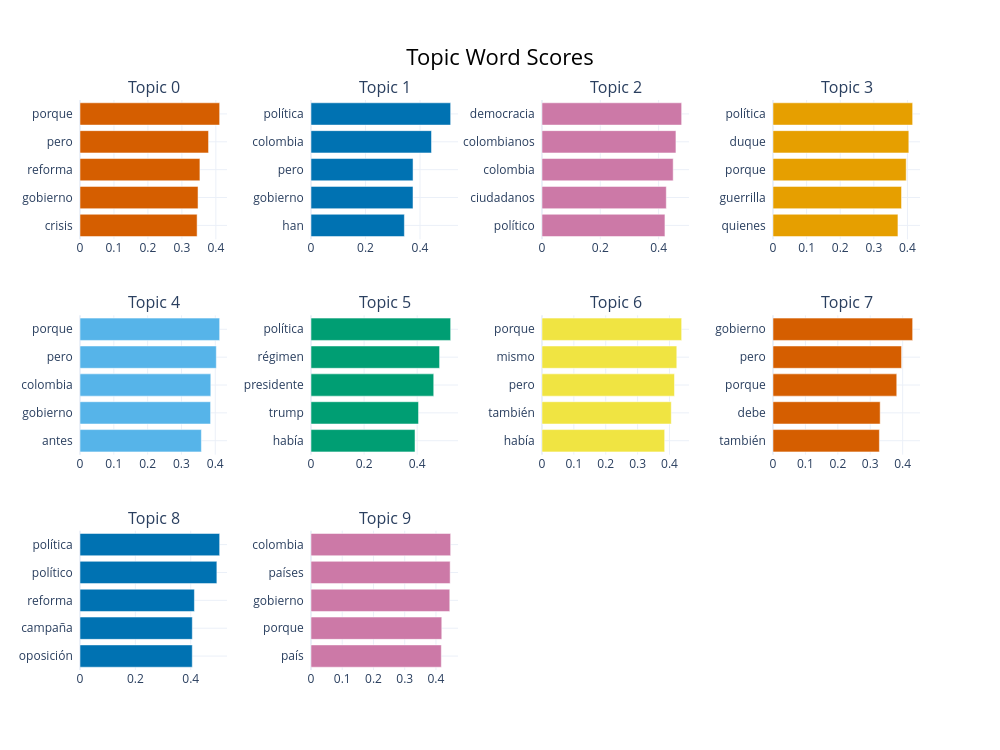

Here is the notebook cell this chart was saved with:
### Code cell
fig = topic_model.visualize_barchart(top_n_topics=10)
fig.show()

### Figure 1 — Plotly figure (JSON) as saved in the notebook; plotly's stock layout.template omitted (floating-point values rounded to 4 significant figures)
{"data": [{"marker": {"color": "#D55E00"}, "orientation": "h", "type": "bar", "x": [0.3448, 0.3475, 0.353, 0.3785, 0.4112], "xaxis": "x", "y": ["crisis  ", "gobierno  ", "reforma  ", "pero  ", "porque  "], "yaxis": "y"}, {"marker": {"color": "#0072B2"}, "orientation": "h", "type": "bar", "x": [0.3427, 0.3743, 0.3745, 0.4422, 0.5125], "xaxis": "x2", "y": ["han  ", "gobierno  ", "pero  ", "colombia  ", "política  "], "yaxis": "y2"}, {"marker": {"color": "#CC79A7"}, "orientation": "h", "type": "bar", "x": [0.4217, 0.4263, 0.4499, 0.4594, 0.479], "xaxis": "x3", "y": ["político  ", "ciudadanos  ", "colombia  ", "colombianos  ", "democracia  "], "yaxis": "y3"}, {"marker": {"color": "#E69F00"}, "orientation": "h", "type": "bar", "x": [0.3717, 0.3824, 0.3962, 0.4041, 0.4155], "xaxis": "x4", "y": ["quienes  ", "guerrilla  ", "porque  ", "duque  ", "política  "], "yaxis": "y4"}, {"marker": {"color": "#56B4E9"}, "orientation": "h", "type": "bar", "x": [0.359, 0.3862, 0.3868, 0.4031, 0.413], "xaxis": "x5", "y": ["antes  ", "gobierno  ", "colombia  ", "pero  ", "porque  "], "yaxis": "y5"}, {"marker": {"color": "#009E73"}, "orientation": "h", "type": "bar", "x": [0.3918, 0.4051, 0.4624, 0.4844, 0.5261], "xaxis": "x6", "y": ["había  ", "trump  ", "presidente  ", "régimen  ", "política  "], "yaxis": "y6"}, {"marker": {"color": "#F0E442"}, "orientation": "h", "type": "bar", "x": [0.3849, 0.4056, 0.4157, 0.423, 0.4382], "xaxis": "x7", "y": ["había  ", "también  ", "pero  ", "mismo  ", "porque  "], "yaxis": "y7"}, {"marker": {"color": "#D55E00"}, "orientation": "h", "type": "bar", "x": [0.3282, 0.3306, 0.3818, 0.3966, 0.4308], "xaxis": "x8", "y": ["también  ", "debe  ", "porque  ", "pero  ", "gobierno  "], "yaxis": "y8"}, {"marker": {"color": "#0072B2"}, "orientation": "h", "type": "bar", "x": [0.4056, 0.4056, 0.4133, 0.4944, 0.5044], "xaxis": "x9", "y": ["oposición  ", "campaña  ", "reforma  ", "político  ", "política  "], "yaxis": "y9"}, {"marker": {"color": "#CC79A7"}, "orientation": "h", "type": "bar", "x": [0.4172, 0.4186, 0.4442, 0.4454, 0.447], "xaxis": "x10", "y": ["país  ", "porque  ", "gobierno  ", "países  ", "colombia  "], "yaxis": "y10"}], "layout": {"annotations": [{"font": {"size": 16}, "showarrow": false, "text": "Topic 0", "x": 0.0875, "xanchor": "center", "xref": "paper", "y": 1, "yanchor": "bottom", "yref": "paper"}, {"font": {"size": 16}, "showarrow": false, "text": "Topic 1", "x": 0.3625, "xanchor": "center", "xref": "paper", "y": 1, "yanchor": "bottom", "yref": "paper"}, {"font": {"size": 16}, "showarrow": false, "text": "Topic 2", "x": 0.6375, "xanchor": "center", "xref": "paper", "y": 1, "yanchor": "bottom", "yref": "paper"}, {"font": {"size": 16}, "showarrow": false, "text": "Topic 3", "x": 0.9125, "xanchor": "center", "xref": "paper", "y": 1, "yanchor": "bottom", "yref": "paper"}, {"font": {"size": 16}, "showarrow": false, "text": "Topic 4", "x": 0.0875, "xanchor": "center", "xref": "paper", "y": 0.6222, "yanchor": "bottom", "yref": "paper"}, {"font": {"size": 16}, "showarrow": false, "text": "Topic 5", "x": 0.3625, "xanchor": "center", "xref": "paper", "y": 0.6222, "yanchor": "bottom", "yref": "paper"}, {"font": {"size": 16}, "showarrow": false, "text": "Topic 6", "x": 0.6375, "xanchor": "center", "xref": "paper", "y": 0.6222, "yanchor": "bottom", "yref": "paper"}, {"font": {"size": 16}, "showarrow": false, "text": "Topic 7", "x": 0.9125, "xanchor": "center", "xref": "paper", "y": 0.6222, "yanchor": "bottom", "yref": "paper"}, {"font": {"size": 16}, "showarrow": false, "text": "Topic 8", "x": 0.0875, "xanchor": "center", "xref": "paper", "y": 0.2444, "yanchor": "bottom", "yref": "paper"}, {"font": {"size": 16}, "showarrow": false, "text": "Topic 9", "x": 0.3625, "xanchor": "center", "xref": "paper", "y": 0.2444, "yanchor": "bottom", "yref": "paper"}], "height": 750, "hoverlabel": {"bgcolor": "white", "font": {"family": "Rockwell", "size": 16}}, "showlegend": false, "title": {"font": {"color": "Black", "size": 22}, "text": "Topic Word Scores", "x": 0.5, "xanchor": "center", "yanchor": "top"}, "width": 1000, "xaxis": {"anchor": "y", "domain": [0, 0.175], "showgrid": true}, "xaxis10": {"anchor": "y10", "domain": [0.275, 0.45], "showgrid": true}, "xaxis11": {"anchor": "y11", "domain": [0.55, 0.725], "showgrid": true}, "xaxis12": {"anchor": "y12", "domain": [0.825, 1], "showgrid": true}, "xaxis2": {"anchor": "y2", "domain": [0.275, 0.45], "showgrid": true}, "xaxis3": {"anchor": "y3", "domain": [0.55, 0.725], "showgrid": true}, "xaxis4": {"anchor": "y4", "domain": [0.825, 1], "showgrid": true}, "xaxis5": {"anchor": "y5", "domain": [0, 0.175], "showgrid": true}, "xaxis6": {"anchor": "y6", "domain": [0.275, 0.45], "showgrid": true}, "xaxis7": {"anchor": "y7", "domain": [0.55, 0.725], "showgrid": true}, "xaxis8": {"anchor": "y8", "domain": [0.825, 1], "showgrid": true}, "xaxis9": {"anchor": "y9", "domain": [0, 0.175], "showgrid": true}, "yaxis": {"anchor": "x", "domain": [0.7556, 1], "showgrid": true}, "yaxis10": {"anchor": "x10", "domain": [0, 0.2444], "showgrid": true}, "yaxis11": {"anchor": "x11", "domain": [0, 0.2444], "showgrid": true}, "yaxis12": {"anchor": "x12", "domain": [0, 0.2444], "showgrid": true}, "yaxis2": {"anchor": "x2", "domain": [0.7556, 1], "showgrid": true}, "yaxis3": {"anchor": "x3", "domain": [0.7556, 1], "showgrid": true}, "yaxis4": {"anchor": "x4", "domain": [0.7556, 1], "showgrid": true}, "yaxis5": {"anchor": "x5", "domain": [0.3778, 0.6222], "showgrid": true}, "yaxis6": {"anchor": "x6", "domain": [0.3778, 0.6222], "showgrid": true}, "yaxis7": {"anchor": "x7", "domain": [0.3778, 0.6222], "showgrid": true}, "yaxis8": {"anchor": "x8", "domain": [0.3778, 0.6222], "showgrid": true}, "yaxis9": {"anchor": "x9", "domain": [0, 0.2444], "showgrid": true}}}
